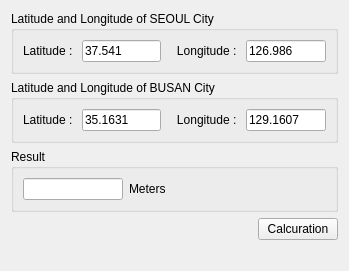
<?xml version="1.0" encoding="UTF-8"?>
<ui version="4.0">
 <class>Widget</class>
 <widget class="QWidget" name="Widget">
  <property name="geometry">
   <rect>
    <x>0</x>
    <y>0</y>
    <width>349</width>
    <height>271</height>
   </rect>
  </property>
  <property name="windowTitle">
   <string>Widget</string>
  </property>
  <layout class="QVBoxLayout" name="verticalLayout">
   <item>
    <widget class="QGroupBox" name="groupBox">
     <property name="title">
      <string>Latitude and Longitude of SEOUL City</string>
     </property>
     <layout class="QHBoxLayout" name="horizontalLayout">
      <item>
       <widget class="QLabel" name="label">
        <property name="text">
         <string>Latitude : </string>
        </property>
       </widget>
      </item>
      <item>
       <widget class="QLineEdit" name="leLat1">
        <property name="text">
         <string>37.541</string>
        </property>
       </widget>
      </item>
      <item>
       <widget class="QLabel" name="label_2">
        <property name="text">
         <string>   Longitude : </string>
        </property>
       </widget>
      </item>
      <item>
       <widget class="QLineEdit" name="leLong1">
        <property name="text">
         <string>126.986</string>
        </property>
       </widget>
      </item>
     </layout>
    </widget>
   </item>
   <item>
    <widget class="QGroupBox" name="groupBox_2">
     <property name="title">
      <string>Latitude and Longitude of BUSAN City</string>
     </property>
     <layout class="QHBoxLayout" name="horizontalLayout_2">
      <item>
       <widget class="QLabel" name="label_3">
        <property name="text">
         <string>Latitude : </string>
        </property>
       </widget>
      </item>
      <item>
       <widget class="QLineEdit" name="leLat2">
        <property name="text">
         <string>35.1631</string>
        </property>
       </widget>
      </item>
      <item>
       <widget class="QLabel" name="label_4">
        <property name="text">
         <string>   Longitude : </string>
        </property>
       </widget>
      </item>
      <item>
       <widget class="QLineEdit" name="leLong2">
        <property name="text">
         <string>129.1607</string>
        </property>
       </widget>
      </item>
     </layout>
    </widget>
   </item>
   <item>
    <widget class="QGroupBox" name="groupBox_3">
     <property name="title">
      <string>Result</string>
     </property>
     <layout class="QHBoxLayout" name="horizontalLayout_3">
      <item>
       <widget class="QLineEdit" name="leResult">
        <property name="minimumSize">
         <size>
          <width>100</width>
          <height>0</height>
         </size>
        </property>
        <property name="maximumSize">
         <size>
          <width>100</width>
          <height>16777215</height>
         </size>
        </property>
       </widget>
      </item>
      <item>
       <widget class="QLabel" name="labelResult">
        <property name="text">
         <string>Meters</string>
        </property>
       </widget>
      </item>
     </layout>
    </widget>
   </item>
   <item>
    <layout class="QHBoxLayout" name="horizontalLayout_4">
     <item>
      <spacer name="horizontalSpacer">
       <property name="orientation">
        <enum>Qt::Horizontal</enum>
       </property>
       <property name="sizeHint" stdset="0">
        <size>
         <width>40</width>
         <height>20</height>
        </size>
       </property>
      </spacer>
     </item>
     <item>
      <widget class="QPushButton" name="pbtCalc">
       <property name="text">
        <string>Calcuration</string>
       </property>
      </widget>
     </item>
    </layout>
   </item>
   <item>
    <spacer name="verticalSpacer">
     <property name="orientation">
      <enum>Qt::Vertical</enum>
     </property>
     <property name="sizeHint" stdset="0">
      <size>
       <width>20</width>
       <height>40</height>
      </size>
     </property>
    </spacer>
   </item>
  </layout>
 </widget>
 <resources/>
 <connections/>
</ui>
